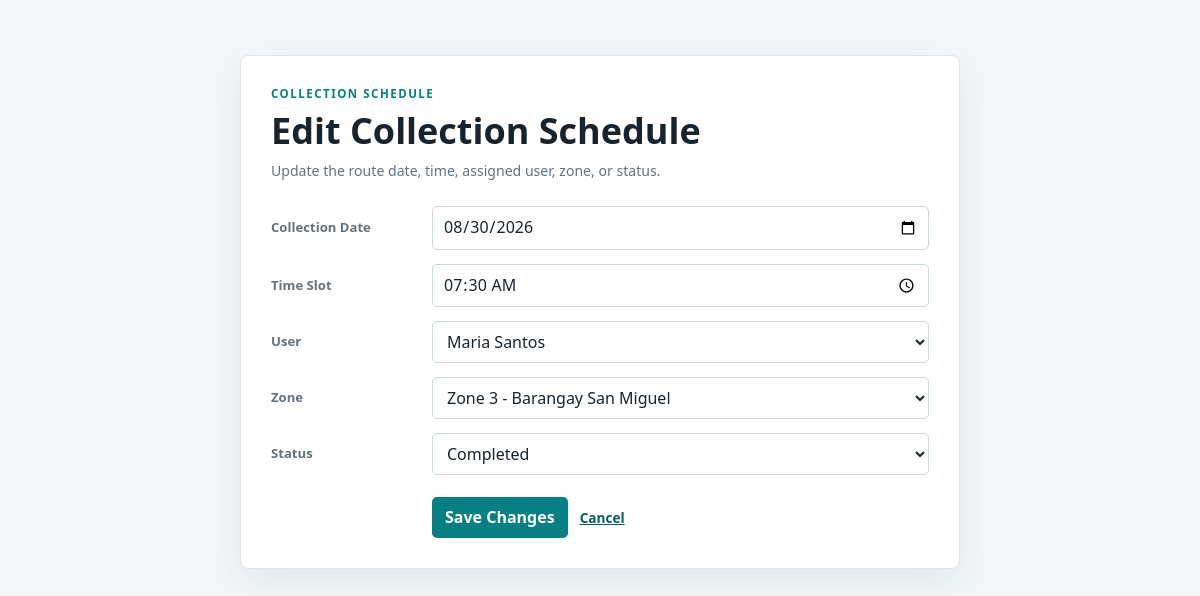
Screenshot of /modals/updateCollection.php?id=3 with the database file from the repository.
### tables this page shows
CREATE TABLE IF NOT EXISTS Collection_Schedule (
    ScheduleID INT AUTO_INCREMENT PRIMARY KEY,
    Zone_ID INT NOT NULL,
    User_id INT NOT NULL,
    CollectionDate DATE NOT NULL,
    TimeSlot TIME NOT NULL,
    Status VARCHAR(100) NULL,
    CONSTRAINT fk_schedule_zone FOREIGN KEY (Zone_ID) REFERENCES Zones(Zone_ID)
        ON UPDATE CASCADE ON DELETE RESTRICT,
    CONSTRAINT fk_schedule_user FOREIGN KEY (User_id) REFERENCES Users(User_id)
        ON UPDATE CASCADE ON DELETE RESTRICT
);

CREATE TABLE IF NOT EXISTS Users (
    User_id INT AUTO_INCREMENT PRIMARY KEY,
    Fullname VARCHAR(100) NOT NULL,
    Email VARCHAR(100) NOT NULL,
    Password VARCHAR(255) NOT NULL,
    Role VARCHAR(50) NOT NULL,
    Contact_Number VARCHAR(20) NULL
);

### classes/CollectionSchedule.php (called while the page is built, shortened)
<?php
class CollectionSchedule
{
    private PDO $conn;
    public function __construct(PDO $db)
    {
        $this->conn = $db;
        try {
            $this->restoreZonesIfEmpty();
        } catch (PDOException $exception) {
        }
    }
    private function restoreZonesIfEmpty(): void
    {
        if ((int) $this->conn->query('SELECT COUNT(*) FROM zones')->fetchColumn() > 0) {
            return;
        }
    }
    public function getCollectionSchedule(int $id): array|false
    {
        $stmt = $this->conn->prepare(
            'SELECT
                ScheduleID AS schedule_id,
                CollectionDate AS collection_date,
                User_id AS user_id,
                Zone_ID AS zone_id,
                TimeSlot AS time_slot,
                Status AS status
             FROM collection_schedule
             WHERE ScheduleID = :id'
        );
        $stmt->execute([':id' => $id]);
        return $stmt->fetch();
    }
    public function getUsers(): PDOStatement
    {
        $stmt = $this->conn->query(
            'SELECT User_id AS user_id, Fullname AS user_name
             FROM users ORDER BY Fullname ASC'
        );
        return $stmt;
    }
    public function getZones(): PDOStatement
    {
        $stmt = $this->conn->query(
            'SELECT Zone_ID AS zone_id,
                    CONCAT(Zone_Name, " - ", Barangay) AS zone_name
             FROM zones ORDER BY Zone_Name ASC'
        );
        return $stmt;
    }
}

### modals/updateCollection.php (the view, shortened to what this page needs)
<?php
require_once __DIR__ . "/../connection.php";
require_once __DIR__ . "/../classes/CollectionSchedule.php";
$schedule = new CollectionSchedule($pdo);
$id = $_GET['id'];
$data = $schedule->getCollectionSchedule((int) $id);
?>
<!DOCTYPE html>
<html>
<head>
    <link
        rel="stylesheet"
        href="../style.css?v=11"
    >
</head>
<body>
<div class="container">
    <p class="eyebrow">COLLECTION SCHEDULE</p>
    <h1>Edit Collection Schedule</h1>
    <p class="form-intro">Update the route date, time, assigned user, zone, or status.</p>
    <form
        action="../backend/collection_code.php"
        method="POST"
        class="form-container"
    >
        <label>Collection Date</label>
        <input
            type="date"
            name="collection_date"
            value="<?php
                echo $data['collection_date'];
            ?>"
            required
        >
        <label>Time Slot</label>
        <input
            type="time"
            name="time_slot"
            value="<?php echo htmlspecialchars($data['time_slot']); ?>"
            required
        >
        <label>User</label>
        <select
            name="user_id"
            required
        >
            <?php
            $participants = $schedule->getUsers();
            while ($participant =
                $participants->fetch()):
            ?>
                <option
                    value="<?php
                        echo $participant['user_id'];
                    ?>"
                    <?php
                    if (
                        $participant['user_id']
                        == $data['user_id']
                    ) {
                        echo "selected";
                    }
                    ?>
                >
                    <?php
                    echo htmlspecialchars(
                        $participant['user_name']
                    );
                    ?>
                </option>
            <?php endwhile; ?>
        </select>
        <label>Zone</label>
        <select
            name="zone_id"
            required
        >
            <?php
            $events = $schedule->getZones();
            while ($event =
                $events->fetch()):
            ?>
                <option
                    value="<?php
                        echo $event['zone_id'];
                    ?>"
                    <?php
                    if (
                        $event['zone_id']
                        == $data['zone_id']
                    ) {
                        echo "selected";
                    }
                    ?>
                >
                    <?php
                    echo htmlspecialchars(
                        $event['zone_name']
                    );
                    ?>
                </option>
            <?php endwhile; ?>
        </select>
        <label>Status</label>
        <select name="status">
            <option value="Completed" <?= $data['status'] === 'Completed' ? 'selected' : '' ?>>Completed</option>
        </select>
        <div class="form-actions">
            <button type="submit" name="update_collection_schedule">Save Changes</button>
            <a href="../index.php">Cancel</a>
        </div>
    </form>
</div>
</body>
</html>

### style.css (style rules this page uses)
:root { --ink: #17232d; --muted: #64727c; --line: #dce5e9; --surface: #ffffff; --page: #f3f7f7; --teal: #087f82; --teal-dark: #075d62; --yellow: #f2b84b; --danger: #b94a48; --shadow: 0 14px 35px rgba(25, 56, 65, .08); }
* { box-sizing: border-box; }
html { scroll-behavior: smooth; }
body { margin: 0; min-width: 320px; background: var(--page); color: var(--ink); font-family: "Trebuchet MS", "Segoe UI", sans-serif; line-height: 1.45; }
a { color: inherit; }
button, input, select { font: inherit; }
button, a { -webkit-tap-highlight-color: transparent; }
button, .nav-link, .edit, .delete { transition: background-color .16s ease, color .16s ease, transform .16s ease; }
.container { width: min(720px, calc(100% - 32px)); margin: 55px auto; padding: 30px; border: 1px solid var(--line); border-radius: 8px; background: var(--surface); box-shadow: var(--shadow); }
.container h1 { margin-bottom: 24px; }
.container .eyebrow { margin-bottom: 8px; }
.form-intro { margin: -14px 0 25px; color: var(--muted); font-size: .88rem; }
.form-container { display: grid; grid-template-columns: 145px 1fr; align-items: center; gap: 14px 16px; }
.form-container > label { color: var(--muted); font-size: .82rem; font-weight: 700; }
.form-container > input, .form-container > select { width: 100%; }
.form-actions { grid-column: 2; display: flex; align-items: center; gap: 12px; margin-top: 8px; }
.form-container button { background: var(--teal); color: #fff; }
.form-container a { color: var(--teal-dark); font-size: .85rem; font-weight: 700; }
.eyebrow { margin: 0 0 6px; color: var(--teal); font-size: .72rem; font-weight: 700; letter-spacing: .13em; }
h1, h2, p { margin-top: 0; }
h1 { margin-bottom: 7px; color: var(--ink); font-size: clamp(1.65rem, 3vw, 2.25rem); line-height: 1.12; }
input, select { min-height: 38px; border: 1px solid #cbd8dc; border-radius: 5px; padding: 8px 10px; background: #fff; color: var(--ink); }
button, .edit, .delete { border: 0; border-radius: 5px; padding: 9px 13px; cursor: pointer; font-weight: 700; text-decoration: none; }

### rows the page displays
collection_schedule: collection_date "08/30/2026", time_slot "07:30:00", user_id "Maria Santos", zone_id "Zone 3 - Barangay San Miguel", status "Completed"
